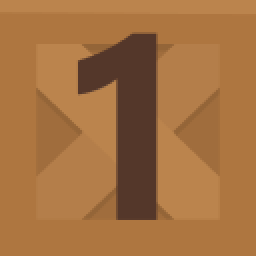
#> input picture 1.png, 128 x 128 px (shown 2 times larger)
$ python number_interaction.py
#> lines starting #> are read from the running program, lines starting #| are printed output that depends on the picture
# https://arcade.academy/examples/sprite_collect_rotating.html
# https://arcade.academy/arcade.html
# https://arcade.academy/examples/sprite_no_numbers_on_walls.html
# http://programarcadegames.com/index.php?chapter=introduction_to_sprites

import arcade
import random
import os
from PIL import Image

SPRITE_SCALING = 0.75
SPRITE_SCALING_NUMBER = 0.5

SCREEN_WIDTH = 800
SCREEN_HEIGHT = 600
SCREEN_TITLE = "Sprite No numbers on Walls Example"

NUMBER_OF_NUMBERS = 7

MOVEMENT_SPEED = 5

class Number(arcade.Sprite):

    def __init__(self):
        super().__init__()


    images_list = [r"0.png",r"1.png",r"2.png",r"3.png",r"4.png",r"5.png",r"6.png",r"7.png",r"8.png",r"9.png"]

    answer = "12"

    def generate_double_image(number, images_list):
        # Generates answer image.
#> called with number = '12'
        if len(str(number)) == 2 and (f"{number}.png" not in images_list):
            images = [Image.open(x) for x in [f"{number[0]}.png", f"{number[1]}.png"]]
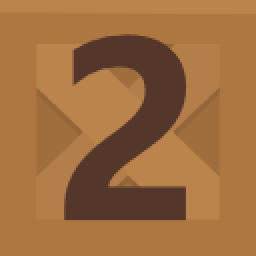
#> input picture 2.png, 128 x 128 px (shown 2 times larger)
#> images = 2 items
            total_width = 0
            max_height = 0
            for image in images:
                total_width += image.size[0]
                max_height = max(max_height, image.size[1])
#> this loop made 2 passes
#> (total_width, max_height) on passes 1 to 2: (128, 128), (256, 128)
#> after the loop, total_width = 256
            new_image = Image.new('RGB', (total_width, max_height))
#> new_image: PIL image 256x128 RGB; every value is 0
            current_width = 0
            for image in images:
                new_image.paste(image, (current_width,0))
                current_width += image.size[0]
#> this loop made 2 passes
#> current_width on passes 1 to 2: 128, 256
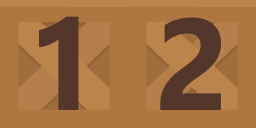
#> new_image: PIL image 256x128 RGB; mean R, G, B 161.3, 110.5, 63.8
#> after the loop, current_width = 256
            new_image.save(f"{number}.png")
        new_image = (f"{number}.png")
        return new_image

    # [18 lines left out: functions create_double_number, create_double_digit_images_list, not called in this run]

    if len(answer) == 2:
        answer_image = generate_double_image(answer, images_list)
#> (the run stopped early here; a loop or call above may not have finished)
